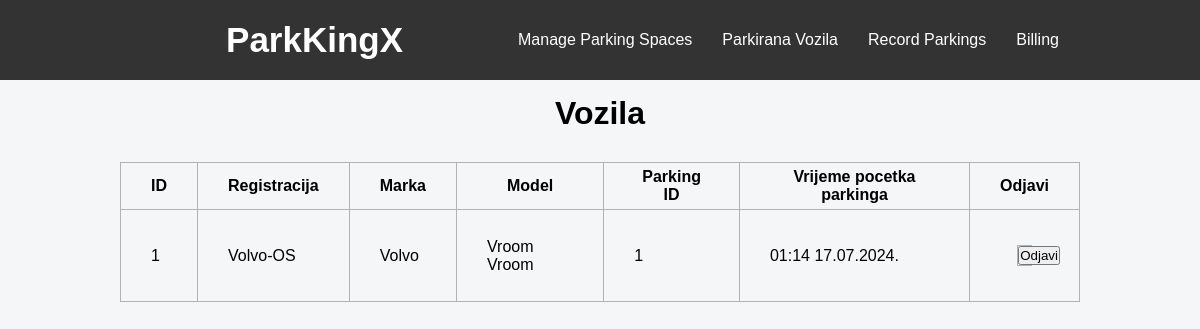
/cars, run on the app's committed database.
### app.py (models this page shows)
class Vozilo(db.Model):
    __tablename__ = 'vozilo'
    id = db.Column(db.Integer, primary_key=True)
    registracija = db.Column(db.String(50), nullable=False)
    marka = db.Column(db.String(50), nullable=False)
    model = db.Column(db.String(50), nullable=False)
    vrijemeDolaska = db.Column(db.DateTime, default=datetime.now())
    parkingMjesto_id = db.Column(db.Integer, db.ForeignKey('ParkingMjesto.id'), nullable=True)
    parkingMjesto = db.relationship('ParkingMjesto', backref=db.backref('vozila', lazy=True))

### app.py (the view)
@app.route('/cars', methods=['GET'])
def cars_get():
    vozila = Vozilo.query.all()
    return render_template('vozila.html', vozila=vozila)

### templates/vozila.html
{% extends "layout.html" %}
{% block body %}
<h1>Vozila</h1>
<table id="tablica">
    <tr>
        <th>ID</th>
        <th>Registracija</th>
        <th>Marka</th>
        <th>Model</th>
        <th>Parking ID</th>
        <th>Vrijeme pocetka parkinga</th>
        <th>Odjavi</th>
    </tr>
    {% for vozilo in vozila %}
    <tr>
        <td>{{ vozilo.id }}</td>
        <td>{{ vozilo.registracija }}</td>
        <td>{{ vozilo.marka }}</td>
        <td>{{ vozilo.model }}</td>
        <td>{{ vozilo.parkingMjesto_id }}</td>
        <td>{{ vozilo.vrijemeDolaska.strftime('%H:%M %d.%m.%Y.') }}</td>
        <td>
            <form action="{{ url_for('odjavi_vozilo', vozilo_id=vozilo.id) }}" method="POST">
                <button type ="submit">Odjavi</button>
            </form>
        </td>
    </tr>
    {% endfor %}
</table>
{% endblock %}

### static/styles.css (style rules this page uses)
* { padding: 0; margin: 0; text-decoration: none; list-style: none; box-sizing: border-box; }
body { font-family: 'Poppins', sans-serif; background-color: #f5f6f7; }
table { width: 80%; margin: 30px auto; border-collapse: collapse; }
table th, table td { border: 1px solid #b3b3b3; padding: 5px 30px; }
h1 { text-align: center; margin: 15px 0; }
form { width: 30%; margin: 30px auto; border: 1px solid #b3b3b3; text-align: center; }
body { font-family: Arial, sans-serif; }

### data on the page
Vozilo: id "1", registracija "Volvo-OS", marka "Volvo", model "Vroom Vroom", parkingMjesto_id "1", vrijemeDolaska "01:14 17.07.2024."
